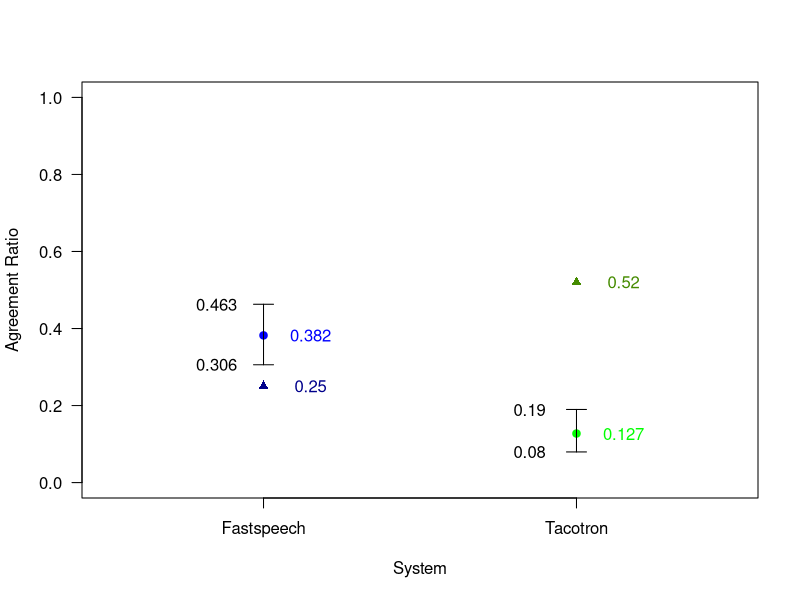
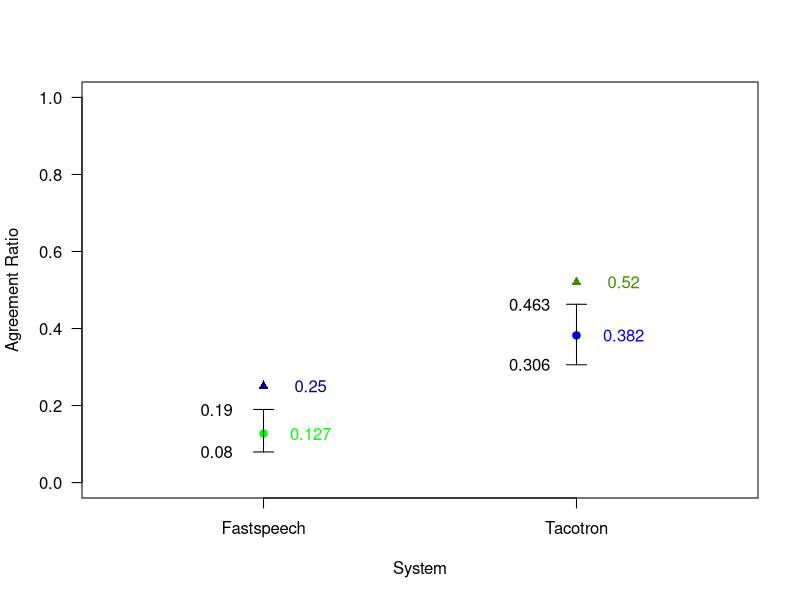

These figures' R source, in order:
require(plyr)

## Read data
form_data <- read.csv("aggregated_form_data.csv")

# Column description:
# Person : Unique ID for a survey participant
# Question : Survey question ID
# Encoding : Provides the order and identity of systems for each question
# Method : Indicates whether the question was about Fastspeech or Tacotron 
# Preference : Which option was selected: A1 = Audio 1 und A2 = Audio 2
# Response = 0 or 1, where
#            1: Audio of proposed system was perceived as better
#            0: Audio of baseline was perceived as better or equal


#### Evaluation 1 ###

# Aggregation zu Anteilen pro Person

agg_data <- aggregate(form_data$Response, list(Person = form_data$Person,
                                                    Method = form_data$Method), mean)

# Data per Method
fs_daten <- agg_data[agg_data$Method == "fastspeech",]
taco_daten <- agg_data[agg_data$Method == "tacotron",]

p_original_fs_preferred <- 0.25 # Ratio of Response "Fastspeech-proposed is better than Tacotron-baseline" in original study
p_original_taco_preferred <- 0.52 # Ratio of Response "Tacotron-proposed is better than Tacotron-baseline" in original study


# Distribution Analysis: Visualise preference value & confidence intervals of binomial test
# Original order
jpeg(file="plots/binomial_test.jpeg")
bfast <- binom.test(x = sum(fs_daten$x > 0.5), n = nrow(fs_daten), p = p_original_fs_preferred)
btaco <- binom.test(x = sum(taco_daten$x > 0.5), n = nrow(taco_daten), p = p_original_taco_preferred)
plot(0,0, type = "n", ylim = c(0,1), xlim = c(0.5,2.5), las = 1, xlab = "System",
     ylab = "Agreement Ratio", xaxt = "n")
axis(1, c(1,2), c("Fastspeech","Tacotron"))
points(1,bfast$estimate, pch = 19, col = "blue")
points(1,p_original_fs_preferred, pch = 17, col = "darkblue")
arrows(1,bfast$conf.int[1],1,bfast$conf.int[2], angle = 90, length = 0.1, code = 3)
points(2,btaco$estimate, pch = 19, col = "green")
points(2,p_original_taco_preferred, pch = 17, col = "chartreuse4")
arrows(2,btaco$conf.int[1],2,btaco$conf.int[2], angle = 90, length = 0.1, code = 3)
# Add values as labels
# fastspeech (left side)
text(1.15, bfast$estimate, col = "blue", labels = round(bfast$estimate, digits=3))
text(1.15, p_original_fs_preferred, col = "darkblue", labels = p_original_fs_preferred)
text(0.85, bfast$conf.int[1], col = "black", labels = round(bfast$conf.int[1], 3))
text(0.85, bfast$conf.int[2], col = "black", labels = round(bfast$conf.int[2], 3))
# tacotron (right side)
text(2.15, btaco$estimate, col = "green", labels = round(btaco$estimate, digits=3))
text(2.15, p_original_taco_preferred, col = "chartreuse4", labels = p_original_taco_preferred)
text(1.85, btaco$conf.int[1], col = "black", labels = round(btaco$conf.int[1], 3))
text(1.85, btaco$conf.int[2], col = "black", labels = round(btaco$conf.int[2], 3))
dev.off()

# Transposed order
jpeg(file="plots/binomial_test_transposed.jpeg")
bfast <- binom.test(x = sum(fs_daten$x > 0.5), n = nrow(fs_daten), p = p_original_taco_preferred)
btaco <- binom.test(x = sum(taco_daten$x > 0.5), n = nrow(taco_daten), p = p_original_fs_preferred)
plot(0,0, type = "n", ylim = c(0,1), xlim = c(0.5,2.5), las = 1, xlab = "System",
     ylab = "Agreement Ratio", xaxt = "n")
axis(1, c(1,2), c("Fastspeech","Tacotron"))
points(2,bfast$estimate, pch = 19, col = "blue")
points(1,p_original_fs_preferred, pch = 17, col = "darkblue")
arrows(2,bfast$conf.int[1],2,bfast$conf.int[2], angle = 90, length = 0.1, code = 3)
points(1,btaco$estimate, pch = 19, col = "green")
points(2,p_original_taco_preferred, pch = 17, col = "chartreuse4")
arrows(1,btaco$conf.int[1],1,btaco$conf.int[2], angle = 90, length = 0.1, code = 3)
# Add values as labels
# fastspeech (right side)
text(2.15, bfast$estimate, col = "blue", labels = round(bfast$estimate, digits=3))
text(1.15, p_original_fs_preferred, col = "darkblue", labels = p_original_fs_preferred)
text(1.85, bfast$conf.int[1], col = "black", labels = round(bfast$conf.int[1], 3))
text(1.85, bfast$conf.int[2], col = "black", labels = round(bfast$conf.int[2], 3))
# tacotron (left side)
text(1.15, btaco$estimate, col = "green", labels = round(btaco$estimate, digits=3))
text(2.15, p_original_taco_preferred, col = "chartreuse4", labels = p_original_taco_preferred)
text(0.85, btaco$conf.int[1], col = "black", labels = round(btaco$conf.int[1], 3))
text(0.85, btaco$conf.int[2], col = "black", labels = round(btaco$conf.int[2], 3))
dev.off()



# Binomial Test repeat results per-person vs original results
# Fastspeech
binom.test(x = sum(fs_daten$x > 0.5), n = nrow(fs_daten), p = p_original_fs_preferred)
#binom.test(x = sum(fs_daten$x > p_original_fs_preferred), n = nrow(fs_daten))

# Fastspeech Transposed
binom.test(x = sum(fs_daten$x > 0.5), n = nrow(fs_daten), p = p_original_taco_preferred) # transposed

# Tacotron
binom.test(x = sum(taco_daten$x > 0.5), n = nrow(taco_daten), p = p_original_taco_preferred)

# Tacotron Transposed
binom.test(x = sum(taco_daten$x > 0.5), n = nrow(taco_daten), p = p_original_fs_preferred) # transposed


# Binomial Test repeat results per-person preference data vs repeat results aggregated preference
# Fastspeech
binom.test(x = sum(fs_daten$x > 0.5), n = nrow(fs_daten), p = 0.29)

# Tacotron
binom.test(x = sum(taco_daten$x > 0.5), n = nrow(taco_daten), p = 0.5)



#### Evaluation 2 ###

# Mixed effect model
library("lme4")
fit <- glmer(Response ~  Method + (1|Person), data = form_data,
             family = "binomial")
summary(fit)


## Explanation & additional info
# Model formula
# Y = 1 = proposed better than baseline
# log(Odds) = log(P(Y = 1)/(1 - P(Y = 1))) = b0 + b1*Methodtacotron + pi
# Methodtacotron = binary variable: 1 if Method = tacotron, 0 if Method = fastspeech
b0 = -0.00036 # from output of summary(fit)
b1 = -0.95558 # from output of summary(fit)
# pi = random effect for each person. Each person’s random effect is assumed
#       to be drawn from a normal distribution with mean 0 and standard deviation 0.5222 (variance = 0.2727)

# Interpretation:
# With odds via coefficients:
exp(-0.955)
# The odds of "method is better than baseline" is about 0.3848 times lower for the tacotron questions than
# the corresponding odds for the fastspeech questions
# Mathematically:
# odds_tacotron = exp(b0) * exp(b1) * exp(pi)
# odds_fastspeech = exp(b0) * exp(pi)
# -> odds_tacotron  = odds_fastspeech * exp(-0.955) = odds_fastspeech * 0.3848
# 95% Confidence Interval for difference in odds:
exp(confint(fit, parm = "Methodtacotron")) 

# With probabilities:
# Predicted mean probabilities (P(Y = 1)) for each method:
predict(fit, type = "response",  re.form = NA,
        newdata = data.frame(Method = c("fastspeech", "tacotron")))
# Fastspeech: P(Y = 1) = P(Y = "Proposed better than baseline") = 0.4999094
# Tacotron: P(Y = 1) = 0.2776920 

odds_tacotron = exp(b0) * exp(b1) * exp(pi)
exp(b0 + pi)

